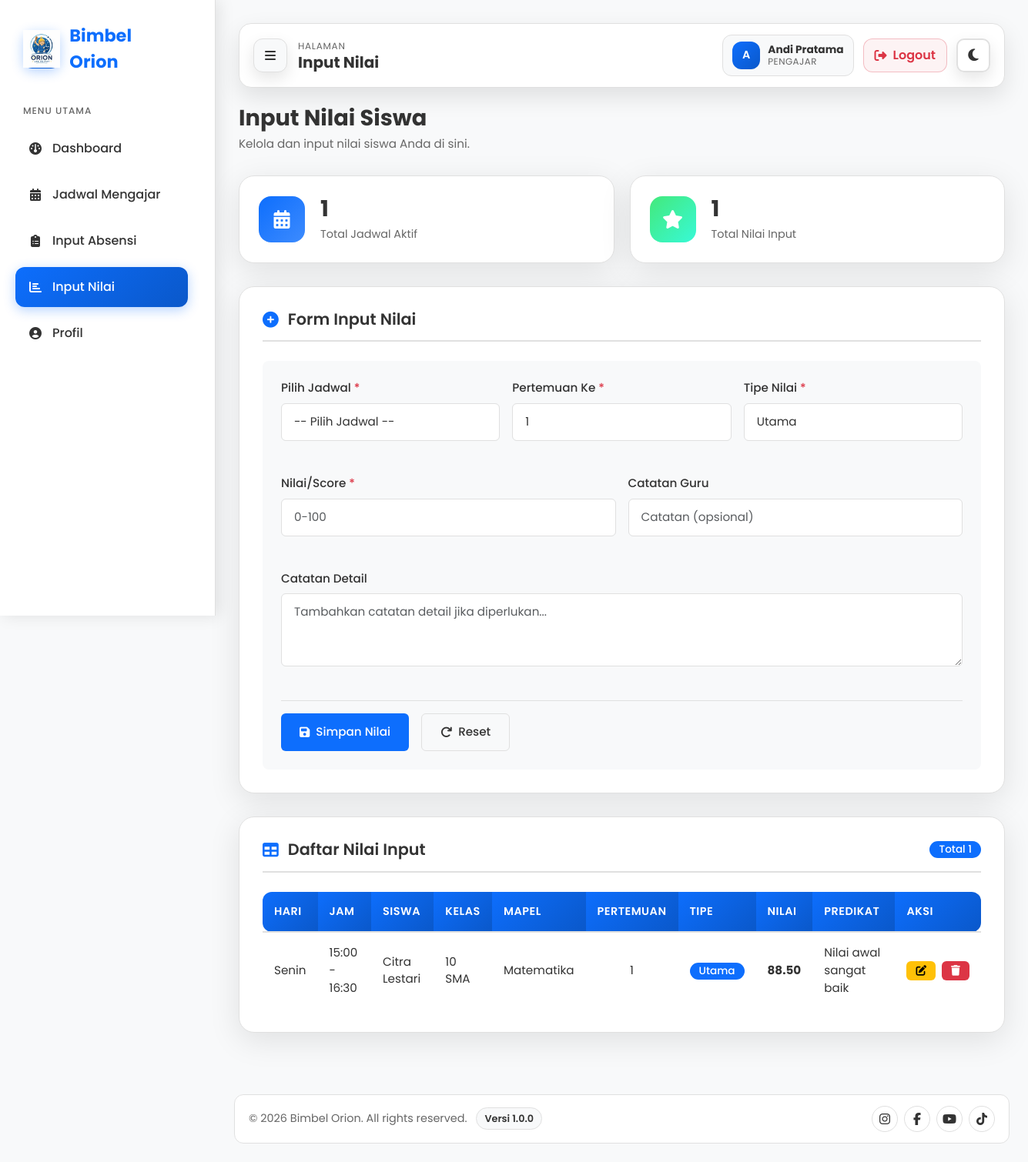
/index.php?page=guru-nilai (signed in), run on the app's committed database.
### tables this page shows
CREATE TABLE nilai (
  id CHAR(6) NOT NULL,
  jadwal_id CHAR(6) NOT NULL,
  pertemuan_ke INT UNSIGNED NOT NULL DEFAULT 1,
  tipe_nilai ENUM('utama','susulan','remedial') NOT NULL DEFAULT 'utama',
  predikat DECIMAL(5,2) NOT NULL,
  catatan_guru TEXT DEFAULT NULL,
  created_at TIMESTAMP NOT NULL DEFAULT CURRENT_TIMESTAMP,
  updated_at TIMESTAMP NOT NULL DEFAULT CURRENT_TIMESTAMP ON UPDATE CURRENT_TIMESTAMP,
  PRIMARY KEY (id),
  UNIQUE KEY uk_nilai_jadwal_pertemuan_tipe (jadwal_id, pertemuan_ke, tipe_nilai),
  KEY idx_nilai_jadwal (jadwal_id),
  CONSTRAINT fk_nilai_jadwal
    FOREIGN KEY (jadwal_id) REFERENCES jadwal(id)
    ON DELETE CASCADE
    ON UPDATE CASCADE
);

CREATE TABLE jadwal (
  id CHAR(6) NOT NULL,
  kelas_id CHAR(6) NOT NULL,
  hari ENUM('Senin','Selasa','Rabu','Kamis','Jumat','Sabtu','Minggu') NOT NULL,
  jam_mulai TIME NOT NULL,
  jam_selesai TIME NOT NULL,
  created_at TIMESTAMP NOT NULL DEFAULT CURRENT_TIMESTAMP,
  PRIMARY KEY (id),
  UNIQUE KEY uk_jadwal_kelas_hari_jam (kelas_id, hari, jam_mulai),
  KEY idx_jadwal_hari_jam (hari, jam_mulai),
  CONSTRAINT fk_jadwal_kelas
    FOREIGN KEY (kelas_id) REFERENCES kelas(id)
    ON DELETE CASCADE
    ON UPDATE CASCADE
);

CREATE TABLE siswa (
  id CHAR(6) NOT NULL,
  nama VARCHAR(150) NOT NULL,
  kelas_sekolah VARCHAR(50) DEFAULT 'Privat',
  asal_sekolah VARCHAR(150) DEFAULT NULL,
  alamat TEXT DEFAULT NULL,
  no_telp VARCHAR(20) DEFAULT NULL,
  foto_path VARCHAR(255) DEFAULT NULL,
  wali_id CHAR(6) DEFAULT NULL,
  created_at TIMESTAMP NOT NULL DEFAULT CURRENT_TIMESTAMP,
  PRIMARY KEY (id),
  KEY idx_siswa_wali (wali_id),
  KEY idx_siswa_nama (nama),
  CONSTRAINT fk_siswa_user
    FOREIGN KEY (id) REFERENCES users(id)
    ON DELETE CASCADE
    ON UPDATE CASCADE,
  CONSTRAINT fk_siswa_wali
    FOREIGN KEY (wali_id) REFERENCES wali_murid(id)
    ON DELETE SET NULL
    ON UPDATE CASCADE
);

CREATE TABLE mapel (
  id CHAR(6) NOT NULL,
  nama VARCHAR(100) NOT NULL,
  deskripsi TEXT DEFAULT NULL,
  status ENUM('aktif','nonaktif') NOT NULL DEFAULT 'aktif',
  created_at TIMESTAMP NOT NULL DEFAULT CURRENT_TIMESTAMP,
  PRIMARY KEY (id),
  UNIQUE KEY uk_mapel_nama (nama),
  KEY idx_mapel_status (status)
);

### controllers/BaseController.php (called while the page is built, shortened)
<?php
abstract class BaseController
{
  protected function render(string $view, array $data = []): void
  {
    $data['csrf_token'] = $data['csrf_token'] ?? SessionHelper::getCsrfToken();
    $data['current_user_id'] = $data['current_user_id'] ?? SessionHelper::getUserId();
    $data['current_user_role'] = $data['current_user_role'] ?? SessionHelper::getUserRole();
    $data['current_user_name'] = $data['current_user_name'] ?? ($_SESSION['nama'] ?? null);
    $data['flash'] = $data['flash'] ?? SessionHelper::getFlash();
    extract($data);
    $viewRelative = str_replace(['/', '\\'], DIRECTORY_SEPARATOR, $view) . '.php';
    $viewPath = __DIR__ . '/../views/' . $viewRelative;
    require $viewPath;
  }
}

### controllers/guru/nilai/GuruNilaiController.php (called while the page is built, shortened)
<?php
require_once __DIR__ . '/../../../models/nilai/NilaiModel.php';
class GuruNilaiController extends BaseGuruController
{
  private NilaiModel $nilaiModel;
  public function __construct()
  {
    $this->nilaiModel = new NilaiModel();
  }
  public function nilai(): void
  {
    $guruId = trim((string)($_SESSION['user_id'] ?? ''));
    $nilaiList = $guruId !== '' ? $this->nilaiModel->getNilaiByGuru($guruId) : [];
    $this->render('guru/nilai', compact('pageTitle', 'activePage', 'jadwalList', 'nilaiList', 'totalJadwal', 'totalNilai', 'error', 'success'));
  }
}

### core/Router.php (called while the page is built, shortened)
<?php
require_once __DIR__ . '/../controllers/guru/nilai/GuruNilaiController.php';
class Router
{
  private function requireRole(string $role, callable $callback): void
  {
    $callback();
  }
}

### index.php (called while the page is built, shortened)
<?php
require_once __DIR__ . '/core/Router.php';
$page = $_GET['page'] ?? 'index';
$page = preg_replace('/[^a-zA-Z0-9_\-]/', '', $page);
$router = new Router();
$router->dispatch($page);

### models/nilai/NilaiQueryService.php (called while the page is built, shortened)
<?php
class NilaiQueryService {
  private PDO $db;
  public function __construct(?PDO $db = null) {
    $this->db = $db ?? getDB();
  }
  public function getNilaiByGuru(string $guruId): array {
    $stmt = $this->db->prepare("
      SELECT
        n.id,
        n.jadwal_id,
        n.pertemuan_ke,
        n.tipe_nilai,
        n.predikat,
        n.catatan_guru,
        j.id AS jadwal_id,
        j.hari,
        j.jam_mulai,
        j.jam_selesai,
        s.id AS siswa_id,
        s.nama AS siswa_nama,
        s.kelas_sekolah AS siswa_kelas,
        g.nama AS guru_nama,
        mg.nama AS guru_mapel,
        m.nama AS mata_pelajaran
      FROM nilai n
      INNER JOIN jadwal j ON j.id = n.jadwal_id
      INNER JOIN kelas k ON k.id = j.kelas_id
      INNER JOIN siswa s ON s.id = k.siswa_id
      INNER JOIN guru g ON g.id = k.guru_id
      LEFT JOIN mapel mg ON mg.id = g.mapel_id
      LEFT JOIN siswa_mapel sm
        ON sm.siswa_id = s.id
       AND sm.mapel_id = g.mapel_id
       AND sm.status = 'aktif'
      LEFT JOIN mapel m ON m.id = sm.mapel_id
      WHERE k.guru_id = ?
      ORDER BY FIELD(j.hari, 'Senin','Selasa','Rabu','Kamis','Jumat','Sabtu','Minggu'), j.jam_mulai ASC, n.pertemuan_ke ASC
    ");
    $stmt->execute([$guruId]);
    return $stmt->fetchAll();
  }
}

### models/nilai/NilaiModel.php (called while the page is built, shortened)
<?php
require_once __DIR__ . '/NilaiQueryService.php';
class NilaiModel {
  private NilaiQueryService $queryService;
  public function __construct(?PDO $db = null, ?IdCounterModel $idCounterModel = null) {
    $db = $db ?? getDB();
    $idCounterModel = $idCounterModel ?? new IdCounterModel($db);
    $this->queryService = new NilaiQueryService($db);
  }
  public function getNilaiByGuru(string $guruId): array {
    return $this->queryService->getNilaiByGuru($guruId);
  }
}

### views/guru/nilai.php (the view, shortened to what this page needs)
<?php require __DIR__ . '/../layouts/header.php'; ?>
<div class="dashboard-container">
  <?php require __DIR__ . '/../layouts/sidebar.php'; ?>
  <main class="main-content">
    <?php require __DIR__ . '/../layouts/dashboard-navbar.php'; ?>
    <div class="page-header animate-fade-in">
      <h1>Input Nilai Siswa</h1>
      <p>Kelola dan input nilai siswa Anda di sini.</p>
    </div>
    <div class="stats-grid">
      <div class="stat-card animate-fade-in delay-1">
        <div class="icon blue"><i class="fas fa-calendar-days"></i></div>
        <div class="info">
          <h3><?= (int)($totalJadwal ?? 0) ?></h3>
          <p>Total Jadwal Aktif</p>
        </div>
      </div>
      <div class="stat-card animate-fade-in delay-2">
        <div class="icon green"><i class="fas fa-star"></i></div>
        <div class="info">
          <h3><?= (int)($totalNilai ?? 0) ?></h3>
          <p>Total Nilai Input</p>
        </div>
      </div>
    </div>
    <div class="content-card animate-fade-in">
      <div class="card-header">
        <h3><i class="fas fa-plus-circle"></i> Form Input Nilai</h3>
      </div>
      <?php if (!empty($jadwalList)): ?>
        <form id="nilaiForm" method="POST" class="form-container">
          <div class="form-row">
            <div class="form-group">
              <label for="jadwalSelect">Pilih Jadwal <span class="text-danger">*</span></label>
              <select id="jadwalSelect" name="jadwal_id" required class="form-control">
                <option value="">-- Pilih Jadwal --</option>
              </select>
            </div>
            <div class="form-group">
              <label for="pertemuanKe">Pertemuan Ke <span class="text-danger">*</span></label>
              <input type="number" id="pertemuanKe" name="pertemuan_ke" min="1" value="1" required class="form-control">
            </div>
            <div class="form-group">
              <label for="tipeNilai">Tipe Nilai <span class="text-danger">*</span></label>
              <select id="tipeNilai" name="tipe_nilai" required class="form-control">
                <option value="utama">Utama</option>
              </select>
            </div>
          </div>
          <div class="form-row">
            <div class="form-group">
              <label for="nilaiScore">Nilai/Score <span class="text-danger">*</span></label>
              <input type="number" id="nilaiScore" name="predikat" min="0" max="100" step="0.01" required placeholder="0-100" class="form-control">
            </div>
            <div class="form-group">
              <label for="catatanGuru">Catatan Guru</label>
              <input type="text" id="catatanGuru" name="catatan_guru" placeholder="Catatan (opsional)" class="form-control">
            </div>
          </div>
          <div class="form-row">
            <div class="form-group form-full">
              <label for="catatanDetail">Catatan Detail</label>
              <textarea id="catatanDetail" name="catatan_detail" rows="3" placeholder="Tambahkan catatan detail jika diperlukan..." class="form-control"></textarea>
            </div>
          </div>
          <div class="form-actions">
            <button type="submit" class="btn btn-primary">
              <i class="fas fa-save"></i> Simpan Nilai
            </button>
            <button type="reset" class="btn btn-secondary">
              <i class="fas fa-redo"></i> Reset
            </button>
          </div>
        </form>
      <?php else: ?>
        <div class="alert alert-info">
          <i class="fas fa-info-circle"></i> Anda belum memiliki jadwal aktif. Silakan hubungi admin untuk mengatur jadwal.
        </div>
      <?php endif; ?>
    </div>
    <div class="content-card animate-fade-in">
      <div class="card-header">
        <h3><i class="fas fa-table"></i> Daftar Nilai Input</h3>
        <span class="badge bg-primary">Total <?= (int)($totalNilai ?? 0) ?></span>
      </div>
      <div class="table-responsive">
        <table class="table-custom">
          <thead>
            <tr>
              <th>Hari</th>
              <th>Jam</th>
              <th>Siswa</th>
              <th>Kelas</th>
              <th>Mapel</th>
              <th>Pertemuan</th>
              <th>Tipe</th>
              <th>Nilai</th>
              <th>Predikat</th>
              <th>Aksi</th>
            </tr>
          </thead>
          <tbody>
            <?php if (!empty($nilaiList)): ?>
              <?php foreach ($nilaiList as $row): ?>
                <?php
                  $jamMulai = substr((string)$row['jam_mulai'], 0, 5);
                  $jamSelesai = substr((string)$row['jam_selesai'], 0, 5);
                  $kelas = trim((string)($row['siswa_kelas'] ?? '')) !== '' ? $row['siswa_kelas'] : 'Privat';
                  $mapel = trim((string)($row['mata_pelajaran'] ?? '')) !== ''
                    ? $row['mata_pelajaran']
                    : (trim((string)($row['guru_mapel'] ?? '')) !== '' ? $row['guru_mapel'] : '-');
                  $nilaiScore = trim((string)($row['predikat'] ?? '')) !== '' ? $row['predikat'] : '-';
                  $tipeDisplay = [
                    'utama' => '<span class="badge bg-primary">Utama</span>',
                    'susulan' => '<span class="badge bg-warning">Susulan</span>',
                    'remedial' => '<span class="badge bg-info">Remedial</span>'
                  ][$row['tipe_nilai'] ?? 'utama'] ?? $row['tipe_nilai'];
                ?>
                <tr>
                  <td><?= htmlspecialchars($row['hari']) ?></td>
                  <td><?= htmlspecialchars($jamMulai . ' - ' . $jamSelesai) ?></td>
                  <td><?= htmlspecialchars($row['siswa_nama'] ?? 'Belum diisi') ?></td>
                  <td><?= htmlspecialchars($kelas) ?></td>
                  <td><?= htmlspecialchars($mapel) ?></td>
                  <td class="text-center-custom"><?= (int)($row['pertemuan_ke'] ?? 1) ?></td>
                  <td><?= $tipeDisplay ?></td>
                  <td class="text-center-custom"><strong><?= htmlspecialchars($nilaiScore) ?></strong></td>
                  <td><?= htmlspecialchars($row['catatan_guru'] ?? '-') ?></td>
                  <td>
                    <div class="action-buttons">
                      <a href="#" class="btn btn-sm btn-warning" title="Edit" onclick="editNilai('<?= htmlspecialchars($row['id']) ?>')">
                        <i class="fas fa-edit"></i>
                      </a>
                      <form method="POST" class="show-inline">
                        <button type="submit" class="btn btn-sm btn-danger" title="Hapus" onclick="return confirm('Yakin hapus nilai ini?')">
                          <i class="fas fa-trash"></i>
                        </button>
                      </form>
                    </div>
                  </td>
                </tr>
              <?php endforeach; ?>
            <?php endif; ?>
          </tbody>
        </table>
      </div>
    </div>
  </main>
</div>
<?php require __DIR__ . '/../layouts/footer.php'; ?>

### views/guru/nilai.php (style rules this page uses)
.form-container { display: flex; flex-direction: column; gap: 1.5rem; padding: 1.5rem; background-color: var(--bg-secondary); border-radius: 8px; }
.form-row { display: grid; grid-template-columns: repeat(auto-fit, minmax(250px, 1fr)); gap: 1rem; }
.form-group { display: flex; flex-direction: column; }
.form-group.form-full { grid-column: 1 / -1; }
.form-group label { margin-bottom: 0.5rem; font-weight: 500; color: var(--text-primary); font-size: 0.95rem; }
.form-control { padding: 0.75rem 1rem; border: 1px solid var(--border-color); border-radius: 6px; background-color: var(--bg-primary); color: var(--text-primary); font-size: 0.95rem; transition: all 0.3s ease; }
.text-danger { color: #dc3545; }
.form-actions { display: flex; gap: 1rem; justify-content: flex-start; padding-top: 1rem; border-top: 1px solid var(--border-color); }
.btn { padding: 0.75rem 1.5rem; border: none; border-radius: 6px; font-size: 0.95rem; font-weight: 500; cursor: pointer; display: inline-flex; align-items: center; gap: 0.5rem; transition: all 0.3s ease; text-decoration: none; }
.btn-primary { background-color: #0d6efd; color: white; }
.btn-secondary { background-color: var(--bg-secondary); color: var(--text-primary); border: 1px solid var(--border-color); }
.btn-sm { padding: 0.35rem 0.75rem; font-size: 0.85rem; }
.btn-warning { background-color: #ffc107; color: #000; }
.btn-danger { background-color: #dc3545; color: white; }
.action-buttons { display: flex; gap: 0.5rem; }
.badge { display: inline-block; padding: 0.25rem 0.75rem; border-radius: 12px; font-size: 0.85rem; font-weight: 500; }
.bg-primary { background-color: #0d6efd; color: white; }
.table-responsive { overflow-x: auto; }
.table-custom { width: 100%; border-collapse: collapse; background-color: var(--bg-primary); }
.table-custom thead { background-color: var(--bg-secondary); border-bottom: 2px solid var(--border-color); }
.table-custom th { padding: 1rem; text-align: left; font-weight: 600; color: var(--text-primary); white-space: nowrap; }
.table-custom td { padding: 0.75rem 1rem; border-bottom: 1px solid var(--border-color); color: var(--text-primary); }

### data on the page
nilai: pertemuan_ke "1", jadwal.hari "Senin", jadwal.jam_selesai "15:00 - 16:30", siswa.nama "Citra Lestari", siswa.kelas_sekolah "10 SMA", mapel.nama "Matematika", tipe_nilai "Utama", predikat "88.50", catatan_guru "Nilai awal sangat baik"

### other printed values
$menu['label'] "Dashboard"
$menu['label'] "Jadwal Mengajar"
$menu['label'] "Input Absensi"
$menu['label'] "Input Nilai"
$menu['label'] "Profil"
$pageHeading "Input Nilai"
$initial "A"
$nama "Andi Pratama"
$roleLabel "PENGAJAR"
$appName "Bimbel Orion"
$appVersion "1.0.0"
